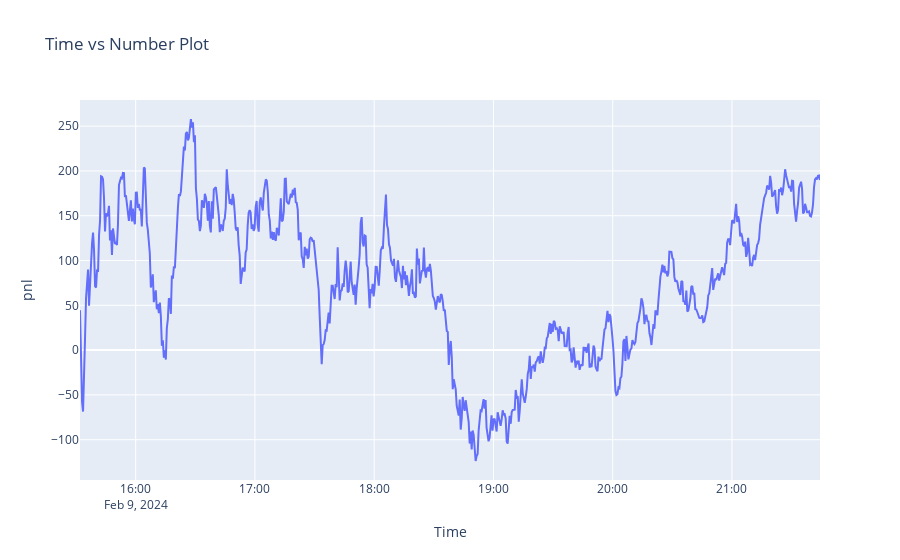

Source (notebook cell):
### Code cell
import plotly.express as px
import pandas as pd

# Sample data
# Break
df = pd.read_csv("10_1_0_4_20240209.csv", names = ["Time", "strategy", "trail", "rr","pnl"])

# Convert the 'Time' column to datetime type
df['Time'] = pd.to_datetime(df['Time'])

# Create the plot
fig = px.line(df, x='Time', y='pnl', title='Time vs Number Plot')

# Show the plot
fig.show()

### Figure 1 — Plotly figure (JSON) as saved in the notebook; plotly's stock layout.template omitted (floating-point values rounded to 4 significant figures; data arrays with more than 128 entries replaced by an {"elided": "..."} marker saying what was removed)
{"data": [{"hovertemplate": "Time=%{x}<br>pnl=%{y}<extra></extra>", "legendgroup": "", "line": {"color": "#636efa", "dash": "solid"}, "marker": {"symbol": "circle"}, "mode": "lines", "name": "", "orientation": "v", "showlegend": false, "type": "scatter", "x": {"elided": "742 str values"}, "xaxis": "x", "y": {"elided": "742 float values"}, "yaxis": "y"}], "layout": {"legend": {"tracegroupgap": 0}, "title": {"text": "Time vs Number Plot"}, "xaxis": {"anchor": "y", "domain": [0, 1], "title": {"text": "Time"}}, "yaxis": {"anchor": "x", "domain": [0, 1], "title": {"text": "pnl"}}}}
